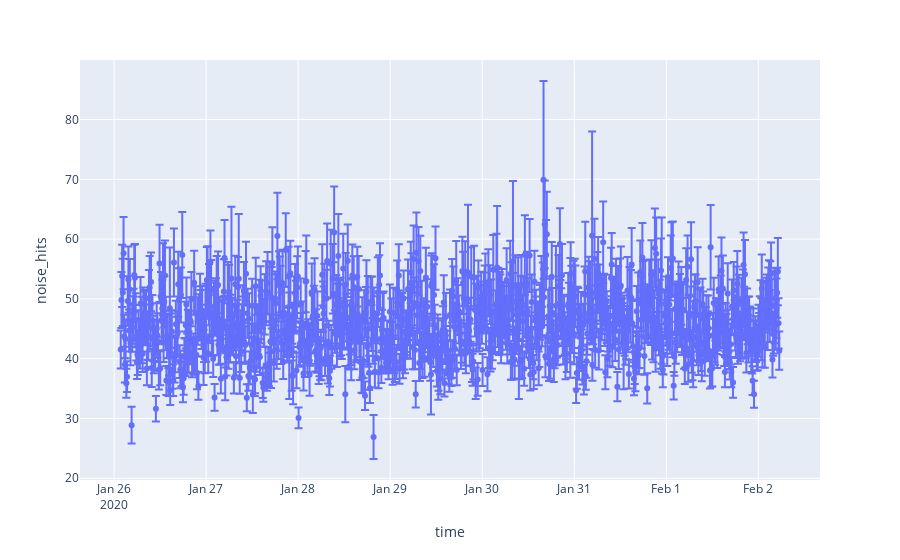

The notebook cell this image was saved under:
### Code cell
fig = px.scatter(df_sub,y="noise_hits",error_y="error_noise")
fig.show()

### Figure 1 — Plotly figure (JSON) as saved in the notebook; plotly's stock layout.template omitted (floating-point values rounded to 4 significant figures; data arrays with more than 128 entries replaced by an {"elided": "..."} marker saying what was removed)
{"data": [{"error_y": {"array": {"elided": "946 float values"}}, "hovertemplate": "time=%{x}<br>noise_hits=%{y}<extra></extra>", "legendgroup": "", "marker": {"color": "#636efa", "symbol": "circle"}, "mode": "markers", "name": "", "orientation": "v", "showlegend": false, "type": "scatter", "x": {"elided": "946 str values"}, "xaxis": "x", "y": {"elided": "946 float values"}, "yaxis": "y"}], "layout": {"legend": {"tracegroupgap": 0}, "margin": {"t": 60}, "xaxis": {"anchor": "y", "domain": [0, 1], "title": {"text": "time"}}, "yaxis": {"anchor": "x", "domain": [0, 1], "title": {"text": "noise_hits"}}}}
